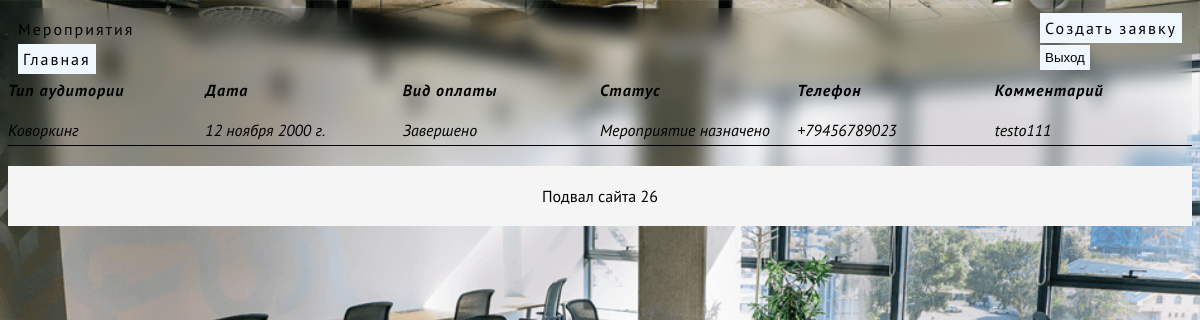
The page / (signed in) on the database its author committed.
### app/models.py (models this page shows, shortened)
class Zayavka(models.Model):
    type = models.CharField(max_length=30, verbose_name='Тип помещения', choices=type_choices)
    payment = models.CharField(max_length=30, verbose_name='Вид оплаты', choices=payment_choices)
    status = models.CharField(max_length=30, verbose_name='Статус бронирования', choices=status_choices)
    date = models.DateField(verbose_name='Дата')
    user = models.ForeignKey(User, on_delete=models.DO_NOTHING)
    class Meta:
        verbose_name = 'Заявка на бронирование'
        verbose_name_plural = 'Заявки на бронирование'

class User(AbstractUser):
    phone = models.CharField(max_length=20, verbose_name='Номер телефона')
    class Meta:
        verbose_name = 'Пользователь'
        verbose_name_plural = 'Пользователи'

class Review(models.Model):
    text = models.TextField(verbose_name='Текст отзыва')
    createdAt = models.DateTimeField(auto_now_add=True, verbose_name='Дата создания')
    user = models.ForeignKey(User, on_delete=models.DO_NOTHING, verbose_name='Пользователь')
    zayavka = models.OneToOneField(Zayavka, on_delete=models.DO_NOTHING, verbose_name='Заявка')
    class Meta:
        verbose_name='Отзыв'
        verbose_name_plural='Отзывы'

### app/views.py (the view, shortened to what this page needs)
# urls.py: path('', views.index),
@login_required
def index(request):
    data = Zayavka.objects.filter(user=request.user)
    return render(request, 'index.html', context={
        'zayavki': data
    })

### app/templates/index.html (shortened to what this page needs)
 {% extends 'base.html' %}
 {% block content %}
 <div class="grid-head">
    <div>Тип аудитории</div>
    <div>Дата</div>
    <div>Вид оплаты</div>
    <div>Статус</div>
    <div>Телефон</div>
    <div>Комментарий</div>
 </div>
 {%for zayavka in zayavki%}
<div class="grid-list">
    <div>{{zayavka.type}}</div>
    <div>{{zayavka.date}}</div>
    <div>{{zayavka.payment}}</div>
    <div>{{zayavka.status}}</div>
    <div>{{user.phone}}</div>
    {% if zayavka.review %}
        {{ zayavka.review.text }}
    {% endif%}
</div>
{% endfor %}
{% endblock content %}

### app/static/css/style.css (style rules this page uses)
body { background-color: rgb(194, 249, 179); font-family: 'PT Sans'; color: rgb(0, 0, 0); }
.grid-head, .grid-list { display: grid; grid-template-columns: repeat(6, 1fr); }
.grid-list { border-bottom: 1px solid rgb(0, 0, 0); padding-bottom: 5px; }
.grid-head { margin-bottom: 20px; font-weight: bold; letter-spacing: 1px; }

### rows shown on the page
Zayavka: type "Коворкинг", date "12 ноября 2000 г.", payment "Завершено", status "Мероприятие назначено", review.text "testo111"
User: phone "+79456789023"
